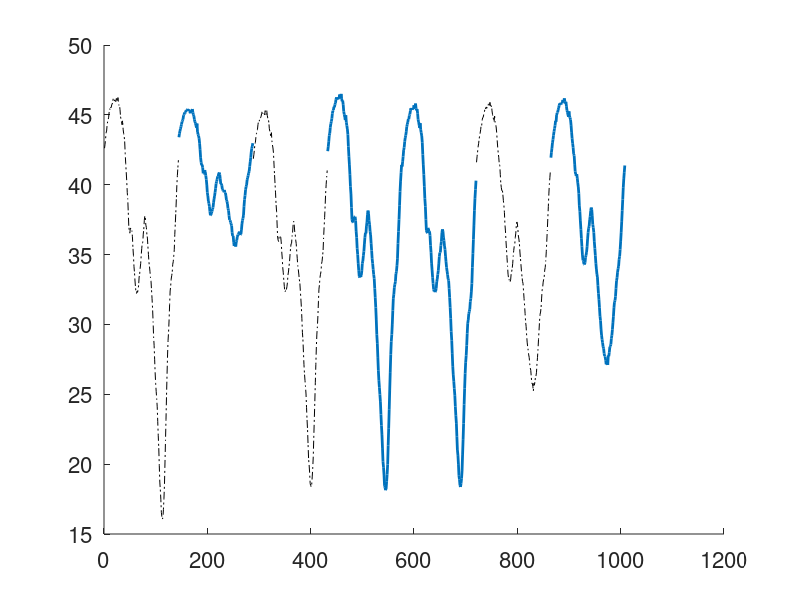

Reproduce this figure in MATLAB. (Note: this script raises an error after producing the figure.)
clear;
data = importdata('road1_fiber_ms50_r10.csv');
data = data.data;

figure('DefaultAxesFontSize',16);
ax = gca;

hold on;plot(1:144,data(1:144,4),'k-.','linewidth',0.5);
hold on;plot(144+1:2*144,data(144+1:2*144,4),'color',[0,0.4470,0.7410],'linewidth',2);
hold on;plot(2*144+1:3*144,data(2*144+1:3*144,4),'k-.','linewidth',0.5);
hold on;plot(3*144+1:5*144,data(3*144+1:5*144,4),'color',[0,0.4470,0.7410],'linewidth',2);
hold on;plot(5*144+1:6*144,data(5*144+1:6*144,4),'k-.','linewidth',0.5);
hold on;plot(6*144+1:7*144,data(6*144+1:7*144,4),'color',[0,0.4470,0.7410],'linewidth',2);

ax.XTick = [144,2*144,3*144,4*144,5*144,6*144,7*144];
ax.XTickLabel = [' ';' ';' ';' ';' ';' ';' '];
ax.YTick = [0,60];
ax.YTickLabel = [' ';' '];
x = [144,2*144,2*144,144];
y = [10,10,50,50];

v1 = [144,0; 2*144,0; 2*144,60; 144,60];
v2 = v1; v2(:,1)=v1(:,1)+2*144;
v3 = v2; v3(:,1)=v2(:,1)+144;
v4 = v3; v4(:,1)=v3(:,1)+2*144;
f = [1,2,3,4];
patch('faces',f,'vertices',v1,'edgecolor',[0.5 0.5 0.5],'facecolor','green','facealpha',0.1);
patch('faces',f,'vertices',v2,'edgecolor',[0.5 0.5 0.5],'facecolor','green','facealpha',0.1);
patch('faces',f,'vertices',v3,'edgecolor',[0.5 0.5 0.5],'facecolor','green','facealpha',0.1);
patch('faces',f,'vertices',v4,'edgecolor',[0.5 0.5 0.5],'facecolor','green','facealpha',0.1);
xlim([10,50]);
xlim([0,7*144]);

grid on;
box off;

set(gcf, 'PaperSize', [6 2]);
set(gcf, 'PaperPositionMode', 'manual');
set(gcf, 'PaperPosition', [0 0 6 2]);
saveas(gcf,'curve1','pdf');